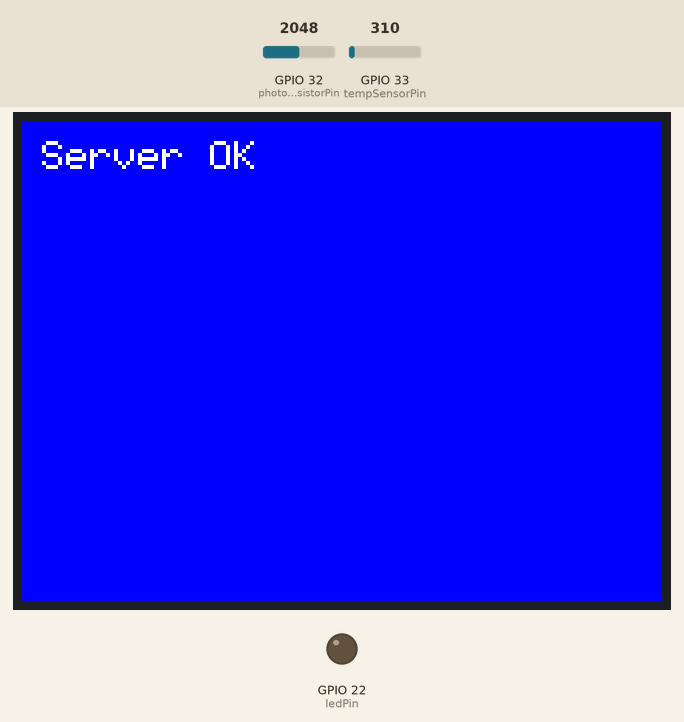
The sketch below on a simulated ESP32. Parts: 320×240 colour display, output pins drawn as LEDs (lit = HIGH). The inputs (shaded band) are chosen by the test bench; at power-on: GPIO 32 (photoTransistorPin) = 2048, GPIO 33 (tempSensorPin) = 310. WiFi joins after 1.5 s; servers stay silent unless stated; uploads are accepted with an empty reply; what the sketch prints to the serial monitor is not drawn.

Above: at 3.4 s.
3.5 s: GPIO 32 (photoTransistorPin) set to 1967
At 7.83 s:
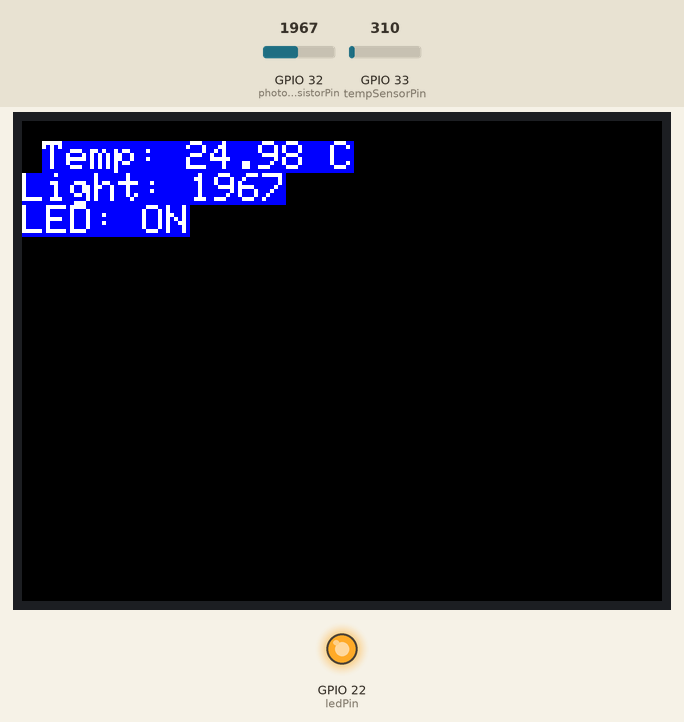
14.3 s: GPIO 33 (tempSensorPin) set to 372
At 18.57 s:
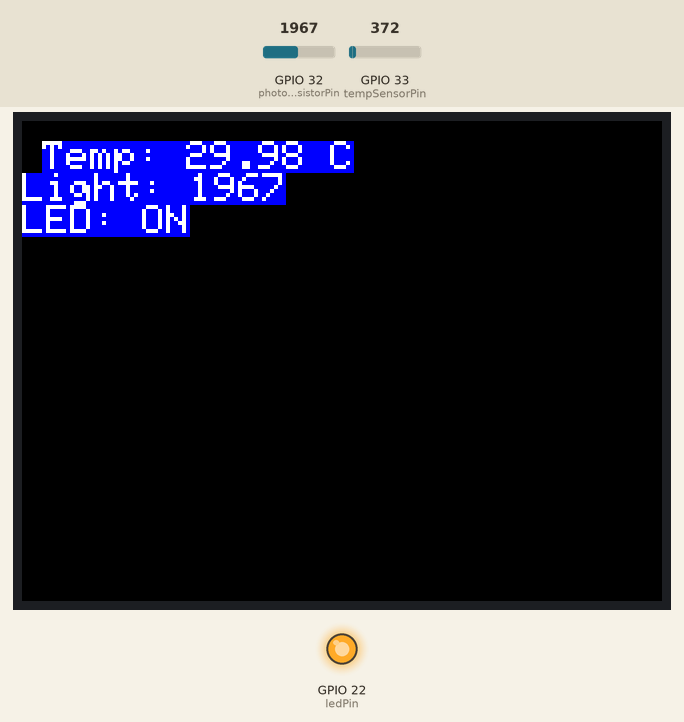
20.3 s: GPIO 33 (tempSensorPin) set to 434
At 23.94 s:
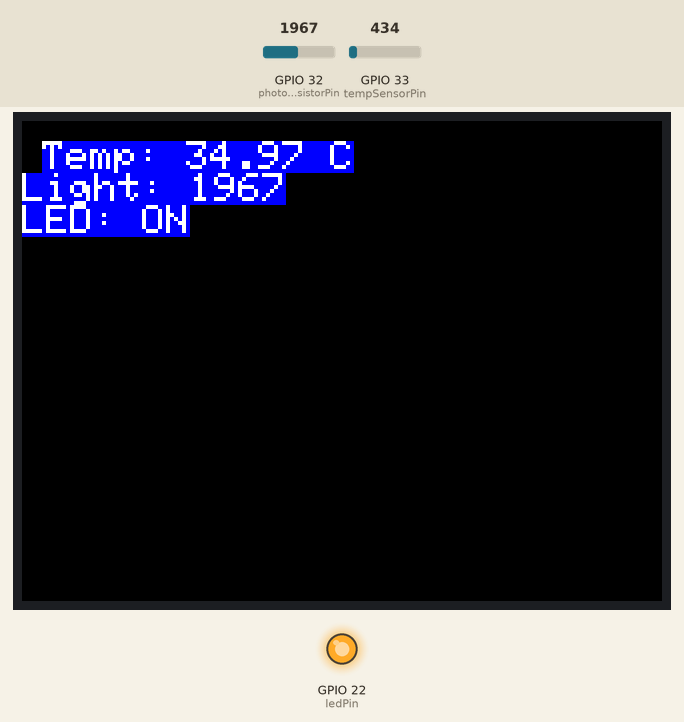
26.3 s: GPIO 32 (photoTransistorPin) set to 2040
At 29.31 s:
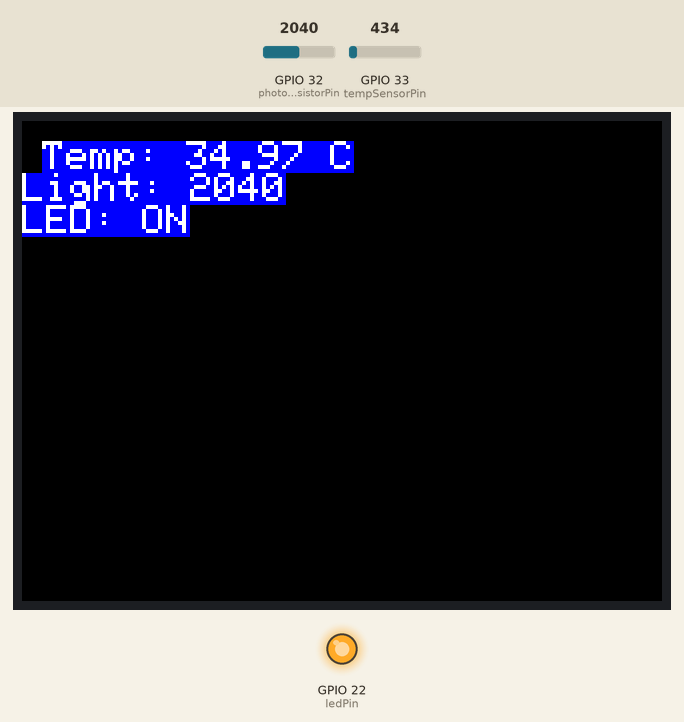
32.3 s: GPIO 32 (photoTransistorPin) set to 2047
At 34.68 s:
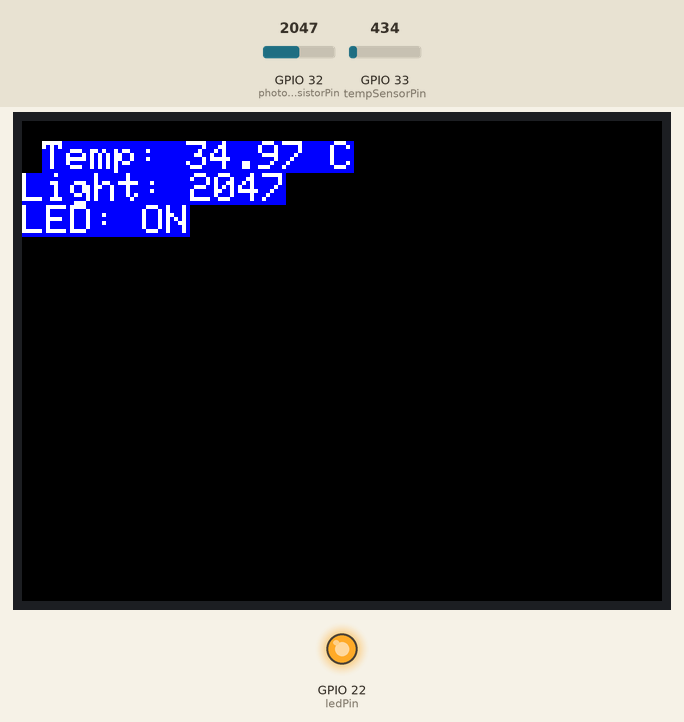
38.3 s: GPIO 33 (tempSensorPin) set to 527
At 40.06 s:
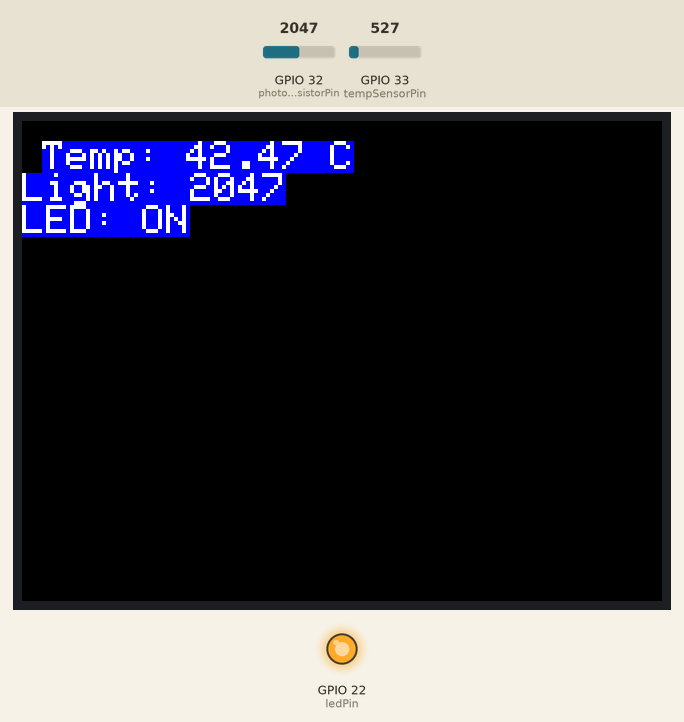
Timing chart, 0 to 41.6 s (numbered marks = the images above; inputs shaded):
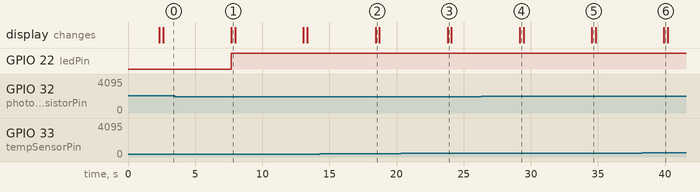

The sketch:

sketch_nov23a.ino
```cpp
#include <TFT_eSPI.h>  // Include library for the TFT screen
#include <WiFi.h>      // Include Wi-Fi library
#include <HTTPClient.h> // Include HTTP client library

TFT_eSPI tft = TFT_eSPI();  // Initialize the TFT screen

// Wi-Fi credentials
const char* ssid = "Mi 11";          // Wi-Fi network name
const char* password = "87654321";   // Wi-Fi password

// Backend URL
const char* serverURL = "http://192.168.155.210:3000/";  //  backend server URL

// Pin definitions
const int photoTransistorPin = 32; // GPIO for the photo-transistor
const int tempSensorPin = 33;      // GPIO for the LM35 temperature sensor
const int ledPin = 22;             // GPIO for the LED

// Thresholds
const float tempThreshold = 30.0;  // Temperature threshold (in °C) to turn on the LED
const int lightThreshold = 2000;   // Light threshold to turn on the LED

void connectToBackend(float temperature, int lightLevel) {
  if (WiFi.status() == WL_CONNECTED) {  // Check if Wi-Fi is connected
    HTTPClient http;
    http.begin(serverURL);

    String payload = String("{\"temperature\":") + temperature + ",\"lightLevel\":" + lightLevel + "}";
    http.addHeader("Content-Type", "application/json");
    int httpResponseCode = http.POST(payload);

    if (httpResponseCode > 0) {
      String response = http.getString();
      Serial.println("Server Response: " + response);

      // Display response on TFT
      tft.fillScreen(TFT_BLUE);
      tft.setTextColor(TFT_WHITE, TFT_BLUE);
      tft.setTextSize(2);
      tft.setCursor(10, 10);
      tft.println("Server OK");

      // Log to Serial
      Serial.println("Server Status: OK");
    } else {
      tft.fillScreen(TFT_RED);
      tft.setTextColor(TFT_WHITE, TFT_RED);
      tft.setTextSize(2);
      tft.setCursor(10, 10);
      tft.println("Server Error");

      // Log to Serial
      Serial.println("Server Error");
    }
    http.end();
  } else {
    Serial.println("Wi-Fi not connected");
  }
}

void setup() {
  Serial.begin(115200);  // Start serial communication
  tft.init();            // Initialize the TFT screen
  tft.setRotation(1);    // Set screen orientation to landscape
  tft.fillScreen(TFT_BLACK);

  pinMode(photoTransistorPin, INPUT); // Configure photo-transistor pin as input
  pinMode(tempSensorPin, INPUT);      // Configure LM35 pin as input
  pinMode(ledPin, OUTPUT);            // Configure LED pin as output

  // Display initialization message
  tft.setTextColor(TFT_WHITE, TFT_BLACK);
  tft.setTextSize(2);
  tft.setCursor(10, 10);
  tft.println("System Initializing");
  Serial.println("System Initializing...");

  // Connect to Wi-Fi
  WiFi.begin(ssid, password);
  Serial.print("Connecting to Wi-Fi");
  while (WiFi.status() != WL_CONNECTED) {
    delay(1000);
    Serial.print(".");
  }
  Serial.println("\nConnected to Wi-Fi");
  Serial.print("IP Address: ");
  Serial.println(WiFi.localIP());
}

void loop() {
  // Read photo-transistor value
  int lightLevel = analogRead(photoTransistorPin);

  // Read temperature sensor value
  int tempValue = analogRead(tempSensorPin);
  float voltage = tempValue * (3.3 / 4095.0); // Convert ADC value to voltage
  float temperature = voltage * 100.0;       // Convert voltage to temperature (LM35: 10mV/°C)

  // Display values on TFT
  tft.fillScreen(TFT_BLACK);
  tft.setCursor(10, 10);
  tft.setTextSize(2);
  tft.printf("Temp: %.2f C\n", temperature);
  tft.printf("Light: %d\n", lightLevel);

  // Log values to Serial
  Serial.printf("Temperature: %.2f C\n", temperature);
  Serial.printf("Light Level: %d\n", lightLevel);

  // Control LED based on thresholds
  if (temperature > tempThreshold || lightLevel < lightThreshold) {
    digitalWrite(ledPin, HIGH);  // Turn on LED
    tft.println("LED: ON");
    Serial.println("LED Status: ON");
  } else {
    digitalWrite(ledPin, LOW);   // Turn off LED
    tft.println("LED: OFF");
    Serial.println("LED Status: OFF");
  }

  // Send data to the backend
  connectToBackend(temperature, lightLevel);

  delay(5000); // Wait for 5 seconds before refreshing
}
```

Measured:
- the behaviour switches between 2000 and 1999 on GPIO 32 (photoTransistorPin) (found by bisection; images 0 and 1)
- after the input at 3.5 s, GPIO 22 (ledPin): LOW → HIGH after 4.2 s; the display: changes after 4.2 s (image 1)
- after the input at 14.3 s, the display: changes after 4.1 s (image 2)
- after the input at 20.3 s, the display: changes after 3.5 s (image 3)
- after the input at 26.3 s, the display: changes after 2.9 s (image 4)
- after the input at 32.3 s, the display: changes after 2.2 s (image 5)
- after the input at 38.3 s, the display: changes after 1.6 s (image 6)
